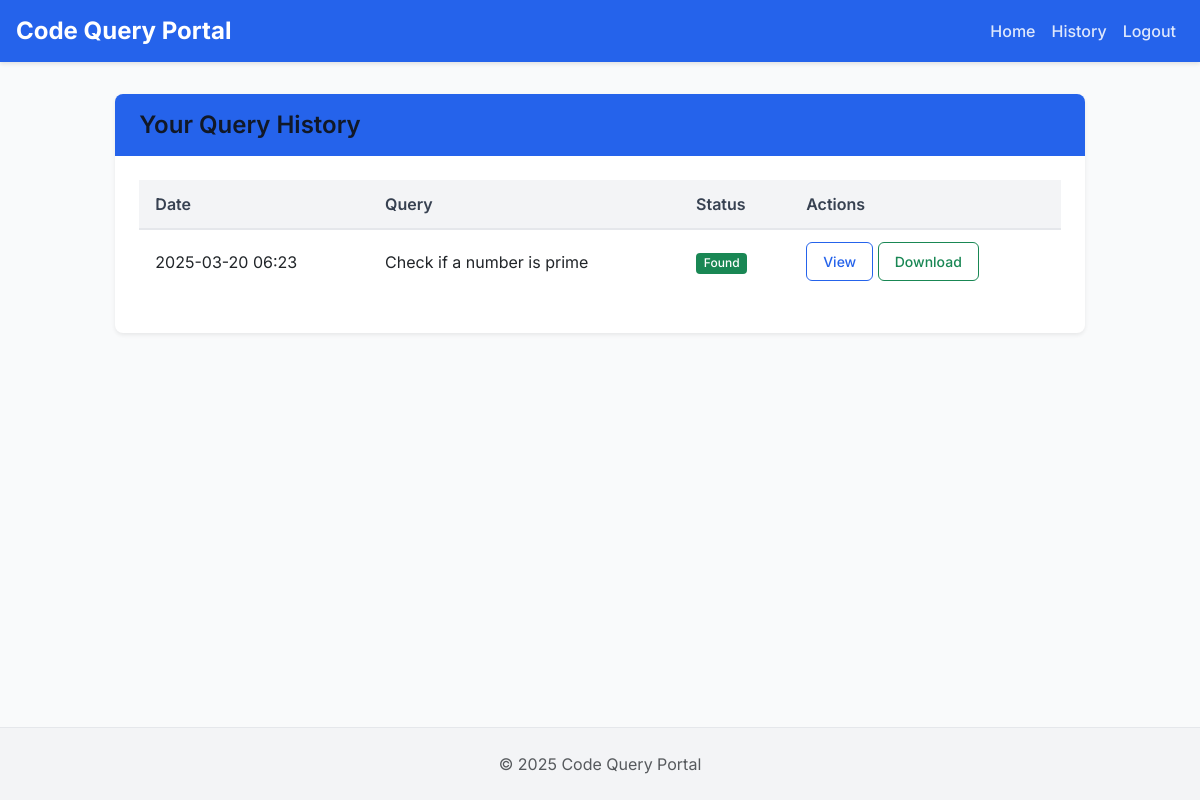
The page /history (signed in) on the database its author committed.
### app.py (models this page shows)
class Query(db.Model):
    id = db.Column(db.Integer, primary_key=True)
    user_id = db.Column(db.Integer, db.ForeignKey('user.id'), nullable=False)
    query_text = db.Column(db.Text, nullable=False)
    response = db.Column(db.Text, nullable=True)
    matched = db.Column(db.Boolean, default=False)
    timestamp = db.Column(db.DateTime, default=datetime.utcnow)

### app.py (the view)
@app.route('/history')
@login_required
def history():
    user_id = session['user_id']
    queries = Query.query.filter_by(user_id=user_id).order_by(Query.timestamp.desc()).all()
    return render_template('history.html', queries=queries)

### app.py (called while the page is built)
def login_required(f):
    @wraps(f)
    def decorated_function(*args, **kwargs):
        if 'user_id' not in session:
            return redirect(url_for('login'))
        return f(*args, **kwargs)
    return decorated_function

@app.context_processor
def inject_now():
    return {'now': datetime.now()}

### templates/history.html (shortened to what this page needs)
{% extends 'base.html' %}
{% block content %}
<div class="row justify-content-center">
    <div class="col-lg-10">
        <div class="card shadow-sm">
            <div class="card-header">
                <h4 class="mb-0">Your Query History</h4>
            </div>
            <div class="card-body">
                {% if queries %}
                <div class="table-responsive">
                    <table class="table table-hover">
                        <thead>
                            <tr>
                                <th>Date</th>
                                <th>Query</th>
                                <th>Status</th>
                                <th>Actions</th>
                            </tr>
                        </thead>
                        <tbody>
                            {% for query in queries %}
                            <tr>
                                <td>{{ query.timestamp.strftime('%Y-%m-%d %H:%M') }}</td>
                                <td>{{ query.query_text }}</td>
                                <td>
                                    {% if query.matched %}
                                    <span class="badge bg-success">Found</span>
                                    {% else %}
                                    <span class="badge bg-secondary">No Match</span>
                                    {% endif %}
                                </td>
                                <td>
                                    <button class="btn btn-sm btn-outline-primary view-response" data-bs-toggle="modal" data-bs-target="#responseModal" data-query="{{ query.query_text }}" data-response="{{ query.response }}">View</button>
                                    {% if query.matched %}
                                    <a href="{{ url_for('download_solution', query_id=query.id) }}" class="btn btn-sm btn-outline-success">Download</a>
                                    {% endif %}
                                </td>
                            </tr>
                            {% endfor %}
                        </tbody>
                    </table>
                </div>
                {% else %}
                <div class="alert alert-info">
                    <p class="mb-0">You haven't made any queries yet. Go to the <a href="{{ url_for('index') }}" class="alert-link">home page</a> to start querying!</p>
                </div>
                {% endif %}
            </div>
        </div>
    </div>
</div>
{% endblock %}

### static/css/style.css (style rules this page uses)
:root { --primary: #2563eb; --primary-dark: #1d4ed8; --primary-light: #3b82f6; --secondary: #f97316; --secondary-dark: #ea580c; --gray-100: #f3f4f6; --gray-200: #e5e7eb; --gray-300: #d1d5db; --gray-400: #9ca3af; --gray-500: #6b7280; --gray-600: #4b5563; --gray-700: #374151; --gray-800: #1f2937; --gray-900: #111827; --success: #10b981; --danger: #ef4444; --warning: #f59e0b; --info: #3b82f6; }
body { font-family: 'Inter', -apple-system, BlinkMacSystemFont, 'Segoe UI', Roboto, Oxygen, Ubuntu, Cantarell, 'Open Sans', 'Helvetica Neue', sans-serif; background-color: #f9fafb; color: var(--gray-800); line-height: 1.5; min-height: 100vh; display: flex; flex-direction: column; }
h1, h2, h3, h4, h5, h6 { font-weight: 600; line-height: 1.25; margin-bottom: 0.5rem; color: var(--gray-900); }
.card { border: none; border-radius: 0.5rem; box-shadow: 0 4px 6px -1px rgba(0, 0, 0, 0.1), 0 2px 4px -1px rgba(0, 0, 0, 0.06); overflow: hidden; transition: transform 0.2s, box-shadow 0.2s; }
.card-header { background-color: var(--primary); color: rgb(243, 238, 238); font-weight: 600; padding: 1rem 1.5rem; border-bottom: none; }
.card-body { padding: 1.5rem; }
.btn { font-weight: 500; padding: 0.5rem 1rem; border-radius: 0.375rem; transition: all 0.2s; }
.btn-outline-primary { color: var(--primary); border-color: var(--primary); }
.table { border-collapse: separate; border-spacing: 0; width: 100%; }
.table th { background-color: var(--gray-100); color: var(--gray-700); font-weight: 600; text-align: left; padding: 0.75rem 1rem; border-bottom: 2px solid var(--gray-200); }
.table td { padding: 0.75rem 1rem; border-bottom: 1px solid var(--gray-200); vertical-align: middle; }
.table tr:last-child td { border-bottom: none; }
.badge { font-weight: 500; padding: 0.35em 0.65em; border-radius: 0.25rem; }

### rows shown on the page
Query: timestamp "2025-03-20 06:23", query_text "Check if a number is prime", matched "Found"
